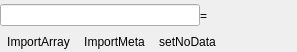
<?xml version="1.0" encoding="UTF-8"?>
<ui version="4.0">
 <class>Form</class>
 <widget class="QWidget" name="Form">
  <property name="geometry">
   <rect>
    <x>0</x>
    <y>0</y>
    <width>297</width>
    <height>52</height>
   </rect>
  </property>
  <property name="windowTitle">
   <string>Form</string>
  </property>
  <property name="styleSheet">
   <string notr="true">nameByLayerOff</string>
  </property>
  <layout class="QVBoxLayout" name="verticalLayout">
   <property name="spacing">
    <number>0</number>
   </property>
   <property name="leftMargin">
    <number>0</number>
   </property>
   <property name="topMargin">
    <number>0</number>
   </property>
   <property name="rightMargin">
    <number>0</number>
   </property>
   <property name="bottomMargin">
    <number>0</number>
   </property>
   <item>
    <layout class="QHBoxLayout" name="horizontalLayout">
     <item>
      <widget class="Identifier" name="uiName_">
       <property name="minimumSize">
        <size>
         <width>150</width>
         <height>0</height>
        </size>
       </property>
       <property name="maximumSize">
        <size>
         <width>200</width>
         <height>16777215</height>
        </size>
       </property>
       <property name="styleSheet">
        <string notr="true"/>
       </property>
       <property name="text">
        <string/>
       </property>
      </widget>
     </item>
     <item>
      <widget class="QLabel" name="label_3">
       <property name="sizePolicy">
        <sizepolicy hsizetype="Fixed" vsizetype="Preferred">
         <horstretch>0</horstretch>
         <verstretch>0</verstretch>
        </sizepolicy>
       </property>
       <property name="text">
        <string>=</string>
       </property>
      </widget>
     </item>
     <item>
      <widget class="OutputFilename" name="uiFilename_" native="true"/>
     </item>
    </layout>
   </item>
   <item>
    <layout class="QHBoxLayout" name="horizontalLayout_2">
     <item>
      <widget class="QToolButton" name="uiSetArray">
       <property name="toolTip">
        <string>add array &lt;identifier&gt; to code editor </string>
       </property>
       <property name="text">
        <string>ImportArray</string>
       </property>
       <property name="icon">
        <iconset resource="../../ressources.qrc">
         <normaloff>:/imageMath/imagemathapp/icons/numpy.png</normaloff>:/imageMath/imagemathapp/icons/numpy.png</iconset>
       </property>
       <property name="autoRaise">
        <bool>true</bool>
       </property>
      </widget>
     </item>
     <item>
      <widget class="QToolButton" name="uiSetMetadata">
       <property name="toolTip">
        <string>add setMetadata(&lt;identifier&gt;) to code editor</string>
       </property>
       <property name="text">
        <string>ImportMeta</string>
       </property>
       <property name="icon">
        <iconset>
         <normaloff>:/images/themes/default/propertyicons/metadata.svg</normaloff>:/images/themes/default/propertyicons/metadata.svg</iconset>
       </property>
       <property name="autoRaise">
        <bool>true</bool>
       </property>
      </widget>
     </item>
     <item>
      <widget class="QToolButton" name="uiSetNoDataValue">
       <property name="toolTip">
        <string>add setNoDataValue(&lt;identifier&gt;, noDataValue=None) to code editor</string>
       </property>
       <property name="text">
        <string>setNoData</string>
       </property>
       <property name="autoRaise">
        <bool>true</bool>
       </property>
      </widget>
     </item>
     <item>
      <spacer name="horizontalSpacer_2">
       <property name="orientation">
        <enum>Qt::Horizontal</enum>
       </property>
       <property name="sizeHint" stdset="0">
        <size>
         <width>40</width>
         <height>20</height>
        </size>
       </property>
      </spacer>
     </item>
    </layout>
   </item>
  </layout>
 </widget>
 <customwidgets>
  <customwidget>
   <class>Identifier</class>
   <extends>QLineEdit</extends>
   <header>enmapboxapplications.imagemathapp.core</header>
  </customwidget>
  <customwidget>
   <class>OutputFilename</class>
   <extends>QWidget</extends>
   <header>enmapboxapplications.imagemathapp.core</header>
   <container>1</container>
  </customwidget>
 </customwidgets>
 <resources>
  <include location="../../ressources.qrc"/>
 </resources>
 <connections/>
</ui>
